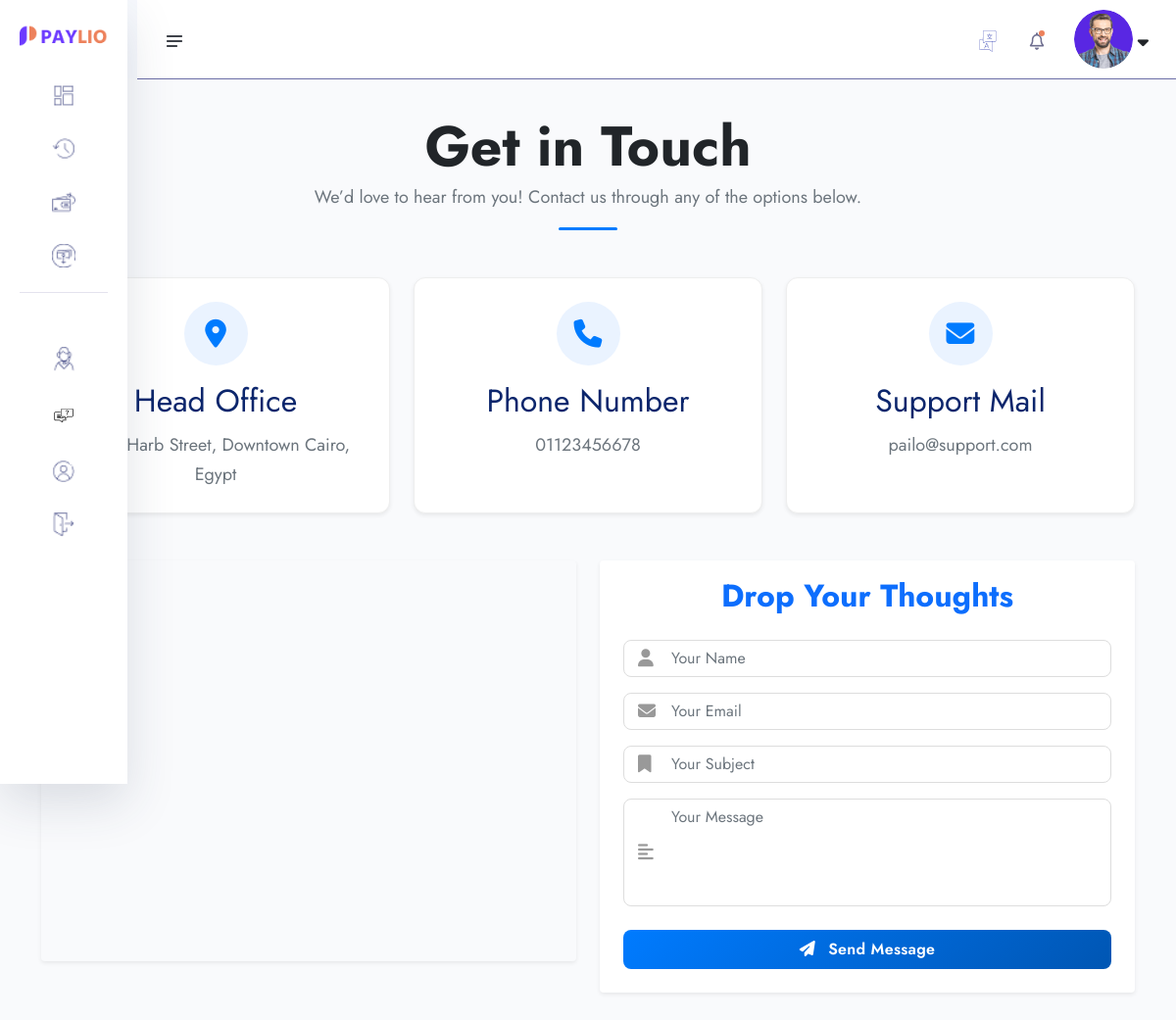
The app's page /contatct (signed in) with its own data.
### userauths/models.py (models this page shows, shortened)
class User(AbstractUser):
    username = models.CharField(max_length=255)
    email = models.EmailField(unique=True)
    is_staff = models.BooleanField(default=False)
    is_superuser = models.BooleanField(default=False)
    USERNAME_FIELD = "email"
    REQUIRED_FIELDS = ['username']

### account/models.py (models this page shows, shortened)
class KYC(models.Model):
    id = models.UUIDField(primary_key=True, unique=True, default=uuid.uuid4, editable=False)
    user =  models.OneToOneField(User, on_delete=models.CASCADE)
    account =  models.OneToOneField(Account, on_delete=models.CASCADE, null=True, blank=True)
    full_name = models.CharField(max_length=1000)
    image = models.ImageField(upload_to="kyc", default="default.jpg")
    marrital_status = models.CharField(choices=MARITAL_STATUS, max_length=40)
    gender = models.CharField(choices=GENDER, max_length=40)
    identity_type = models.CharField(choices=IDENTITY_TYPE, max_length=140)
    identity_image = models.ImageField(upload_to="kyc", null=True, blank=True)
    date_of_birth = models.DateTimeField(auto_now_add=False)
    signature = models.ImageField(upload_to="kyc")
    country = models.CharField(max_length=100)
    state = models.CharField(max_length=100)
    city = models.CharField(max_length=100)
    mobile = models.CharField(max_length=1000)
    fax = models.CharField(max_length=1000)
    date = models.DateTimeField(auto_now_add=True)
    class Meta:
        ordering = ['-date']

### core/models.py (models this page shows, shortened)
class Company(models.Model):
    name = models.CharField(_('name'),max_length=255)
    logo = models.ImageField(_('logo'),upload_to='company_logos')
    see_how_it_Works = models.FileField(_('See How it Works'),upload_to='videos')
    address = models.CharField(_('address'),max_length=255)
    support_mail = models.EmailField(_('Support Mail'),max_length=200, null=True, blank=True)
    phone_number = models.CharField(_('Phone Number'),max_length=255, null=True, blank=True)
    android_app = models.URLField(_('android app'),max_length=200, null=True, blank=True)
    ios_app = models.URLField(_('ios app'),max_length=200, null=True, blank=True)
    how_to_send_money_online = models.CharField(max_length=1000)
    how_much_are_money_transfer_fees = models.CharField(max_length=1000)
    what_is_the_fastest_way_to_send_money_abroad = models.CharField(max_length=1000)
    how_to_use_app = models.CharField(max_length=1000)
    how_does_Paylio_protect_your_money = models.CharField(max_length=1000)
    are_money_transfer_apps_safe = models.CharField(max_length=1000)
    how_much_money_can_i_send = models.CharField(max_length=1000)
    which_currency_can_i_send = models.CharField(max_length=1000)
    Cancel_transaction = models.CharField(max_length=1000)
    Can_i_send_multiple_payments = models.CharField(max_length=1000)
    secure_payments = models.CharField(_('Secure Payments'),max_length=255)
    fast_processing = models.CharField(_('Fast Processing'),max_length=255)
    global_coverage = models.CharField(_('Global Coverage'),max_length=255)
    our_mission = models.CharField(_('Our Mission'),max_length=255)
    our_vision = models.CharField(_('Our Vision'),max_length=255)
    transactions = models.CharField(_('Transactions'),max_length=255)
    active_users = models.CharField(_('Active Users'),max_length=255)
    countries_supported = models.CharField(_('Countries Supported'),max_length=255)
    system_uptime = models.CharField(_('System Uptime'),max_length=255)

### core/views.py (the view)
# urls.py: path('contatct',contatct_us, name='contatct_us'),
def contatct_us(request):
    return render(request,'core/contact.html')

### core/company_contexet_processor.py (called while the page is built)
def get_company_data(request):
    data = Company.objects.last()
    return {'company_data': data }

### core/templates/core/contact.html (shortened to what this page needs)
{% extends "auth_base.html" %}
{% load static %}
{% block content %}
<link rel="stylesheet" href="https://cdnjs.cloudflare.com/ajax/libs/font-awesome/6.5.0/css/all.min.css">
<section class="inner-section contact-part py-5" style="background: #f9fafc; margin-top: 80px;">
  <div class="container">
    <div class="text-center mb-5">
      <h2 class="section-title fw-bold text-dark">Get in Touch</h2>
      <p class="section-subtitle text-muted">We’d love to hear from you! Contact us through any of the options below.</p>
      <div class="divider mx-auto my-3"></div>
    </div>
    <div class="row g-4 mb-5">
      <div class="col-md-6 col-lg-4">
        <div class="contact-card shadow-sm p-4 text-center h-100">
          <div class="icon-circle">
            <i class="fa-solid fa-location-dot"></i>
          </div>
          <h4 class="mt-3">Head Office</h4>
          <a href="https://www.google.com/maps?q={{ company_data.address }}" target="_blank" class="text-muted d-block mt-2">
            {{ company_data.address }}
          </a>
        </div>
      </div>
      <div class="col-md-6 col-lg-4">
        <div class="contact-card shadow-sm p-4 text-center h-100">
          <div class="icon-circle">
            <i class="fa-solid fa-phone"></i>
          </div>
          <h4 class="mt-3">Phone Number</h4>
          <a href="https://wa.me/{{ company_data.phone_number }}" target="_blank" class="text-muted d-block mt-2">
            {{ company_data.phone_number }}
          </a>
        </div>
      </div>
      <div class="col-md-6 col-lg-4">
        <div class="contact-card shadow-sm p-4 text-center h-100">
          <div class="icon-circle">
            <i class="fa-solid fa-envelope"></i>
          </div>
          <h4 class="mt-3">Support Mail</h4>
          <a href="mailto:{{ company_data.support_mail }}" class="text-muted d-block mt-2">
            {{ company_data.support_mail }}
          </a>
        </div>
      </div>
    </div>
    <div class="row g-4">
      <div class="col-lg-6">
        <div class="contact-map rounded overflow-hidden shadow-sm">
          <iframe
            src="https://www.google.com/maps?q={{ company_data.address|urlencode }}&output=embed"
            width="100%" height="400" style="border:0;" allowfullscreen="" loading="lazy">
          </iframe>
        </div>
      </div>
      <div class="col-lg-6">
        <form class="contact-form shadow-sm p-4 rounded bg-white" id="contactForm">
          <h4 class="mb-4 text-center text-primary fw-bold">Drop Your Thoughts</h4>
          <div class="form-group mb-3 position-relative">
            <input class="form-control ps-5" type="text" name="name" placeholder="Your Name" required>
            <i class="fa-solid fa-user input-icon"></i>
          </div>
          <div class="form-group mb-3 position-relative">
            <input class="form-control ps-5" type="email" name="email" placeholder="Your Email" required>
            <i class="fa-solid fa-envelope input-icon"></i>
          </div>
          <div class="form-group mb-3 position-relative">
            <input class="form-control ps-5" type="text" name="subject" placeholder="Your Subject">
            <i class="fa-solid fa-bookmark input-icon"></i>
          </div>
          <div class="form-group mb-4 position-relative">
            <textarea class="form-control ps-5" name="message" rows="4" placeholder="Your Message" required></textarea>
            <i class="fa-solid fa-align-left input-icon"></i>
          </div>
          <button type="submit" class="btn btn-gradient w-100 py-2">
            <i class="fa-solid fa-paper-plane me-2"></i> Send Message
          </button>
        </form>
      </div>
    </div>
  </div>
</section>
{% endblock content %}

### templates/auth_base.html (shortened to what this page needs)
{% load static %}
<!doctype html>
<html lang="en">
<head>
    <link rel="stylesheet" href="{% static 'assets1/css/bootstrap.min.css' %}">
    <link rel="stylesheet" href="{% static 'assets1/css/fontawesome.min.css' %}">
    <link rel="stylesheet" href="{% static 'assets1/css/jquery-ui.css' %}">
    <link rel="stylesheet" href="{% static 'assets1/css/plugin/apexcharts.css' %}">
    <link rel="stylesheet" href="{% static 'assets1/css/plugin/nice-select.css' %}">
    <link rel="stylesheet" href="{% static 'assets1/css/arafat-font.css' %}">
    <link rel="stylesheet" href="{% static 'assets1/css/plugin/animate.css' %}">
    <link rel="stylesheet" href="{% static 'assets1/css/style.css' %}">
</head>
<body>
    <header class="header-section body-collapse">
        <div class="overlay">
            <div class="container-fruid">
                <div class="row d-flex header-area">
                    <div class="navbar-area d-flex align-items-center justify-content-between">
                        <div class="sidebar-icon">
                            <img src="{% static 'assets1/images/icon/menu.png' %}" alt="icon">
                        </div>
                        <div class="dashboard-nav">
                            <div class="single-item language-area">
                                <div class="language-btn">
                                    <img src="{% static 'assets1/images/icon/lang.png' %}" alt="icon">
                                </div>
                            </div>
                            <div class="single-item notifications-area">
                                <div class="notifications-btn">
                                    <img src="{% static 'assets1/images/icon/bell.png' %}" class="bell-icon" alt="icon">
                                </div>
                            </div>
                            <div class="single-item user-area">
                                <div class="profile-area d-flex align-items-center">
                                    <span class="user-profile">
                                        {% if request.user.kyc.image %}
                                            <img src="{{request.user.kyc.image.url}}" style="width: 60px; height: 60px; border-radius: 50%; object-fit: cover;" alt="image">
                                        {% else %}
                                            <img src="{% static 'assets1/images/default.jpg' %}" style="width: 50px; height: 50px; border-radius: 50%; object-fit: cover;" alt="image">
                                        {% endif %}
                                    </span>
                                    <i class="fa-solid fa-sort-down"></i>
                                </div>
                            </div>
                        </div>
                    </div>
                    <div class="sidebar-wrapper">
                        <div class="sidebar-logo">
                            <a href="/"><img src="{{ company_data.logo.url }}" alt="logo"></a>
                        </div>
                        <ul>
                            <li>
                                <a href="{% url 'account:dashboard' %}">
                                    <img src="{% static 'assets1/images/icon/dashboard.png' %}" alt="Dashboard"> <span>Dashboard</span>
                                </a>
                            </li>
                            <li>
                                <a href="{% url 'core:transactions' %}">
                                    <img src="{% static 'assets1/images/icon/transactions.png' %}" alt="Transactions"> <span>Transactions</span>
                                </a>
                            </li>
                            <li>
                                <a href="{% url 'core:search-account' %}">
                                    <img src="{% static 'assets1/images/icon/pay.png' %}" alt="Pay"> <span>Pay</span>
                                </a>
                            </li>
                            <li>
                                <a href="{% url 'core:request-search-account' %}">
                                    <img src="{% static 'assets1/images/icon/receive.png' %}" alt="Receive"> <span>Receive</span>
                                </a>
                            </li>
                        </ul>
                        <ul class="bottom-item">
                            <li>
                            </li>
                            <li>
                                <a href="{% url 'core:contatct_us' %}">
                                    <img src="{% static 'assets1/images/icon/support.png' %}" alt="Contact Us"> <span>Contact Us</span>
                                </a>
                            </li>
                            <li>
                                <a href="{% url 'core:faq' %}">
                                    <img src="{% static 'assets1/images/icon/icon-faqs.png' %}" style="width: 30px; height: 30px; grayscale(100%) brightness(60%) opacity(0.6); background-color: #BFC1DA;" alt="faq"> <span>FAQ</span>
                                </a>
                            </li>
                            <li class="">
                                <a href="{% url 'account:account' %}">
                                    <img src="{% static 'assets1/images/icon/account.png' %}" alt="Account"> <span>Account</span>
                                </a>
                            </li>
                            <li>
                                <a href="{% url 'userauths:sign-out' %}">
                                    <img src="{% static 'assets1/images/icon/quit.png' %}" alt="Quit"> <span>Quit</span>
                                </a>
                            </li>
                        </ul>
                    </div>
                </div>
            </div>
        </div>
    </header>
    {% block content %}
    {% endblock content %}
</body>
</html>

### core/templates/core/contact.html (style rules this page uses)
.divider { width: 60px; height: 3px; background: #007bff; border-radius: 2px; }
.contact-card { background: #fff; border-radius: 12px; transition: all 0.3s ease; border: 1px solid #eee; position: relative; }
.icon-circle { width: 65px; height: 65px; border-radius: 50%; display: inline-flex; align-items: center; justify-content: center; background: #eaf3ff; margin: auto; transition: 0.3s; }
.icon-circle i { font-size: 1.8rem; color: #007bff; transition: 0.3s; }
.input-icon { position: absolute; left: 15px; top: 50%; transform: translateY(-50%); color: #999; }
.form-control { border-radius: 8px; padding-left: 45px; border: 1px solid #ddd; transition: 0.3s; }
.btn-gradient { background: linear-gradient(135deg, #007bff, #0056b3); border: none; border-radius: 8px; color: #fff; font-weight: 600; letter-spacing: 0.3px; transition: 0.3s; }
.contact-map iframe { border-radius: 12px; width: 100%; height: 400px; }

### records on screen
User: user.kyc.image (picture)
Company: logo (picture), address "Talaat Harb Street, Downtown Cairo, Egypt", phone_number "01123456678", support_mail "pailo@support.com"
